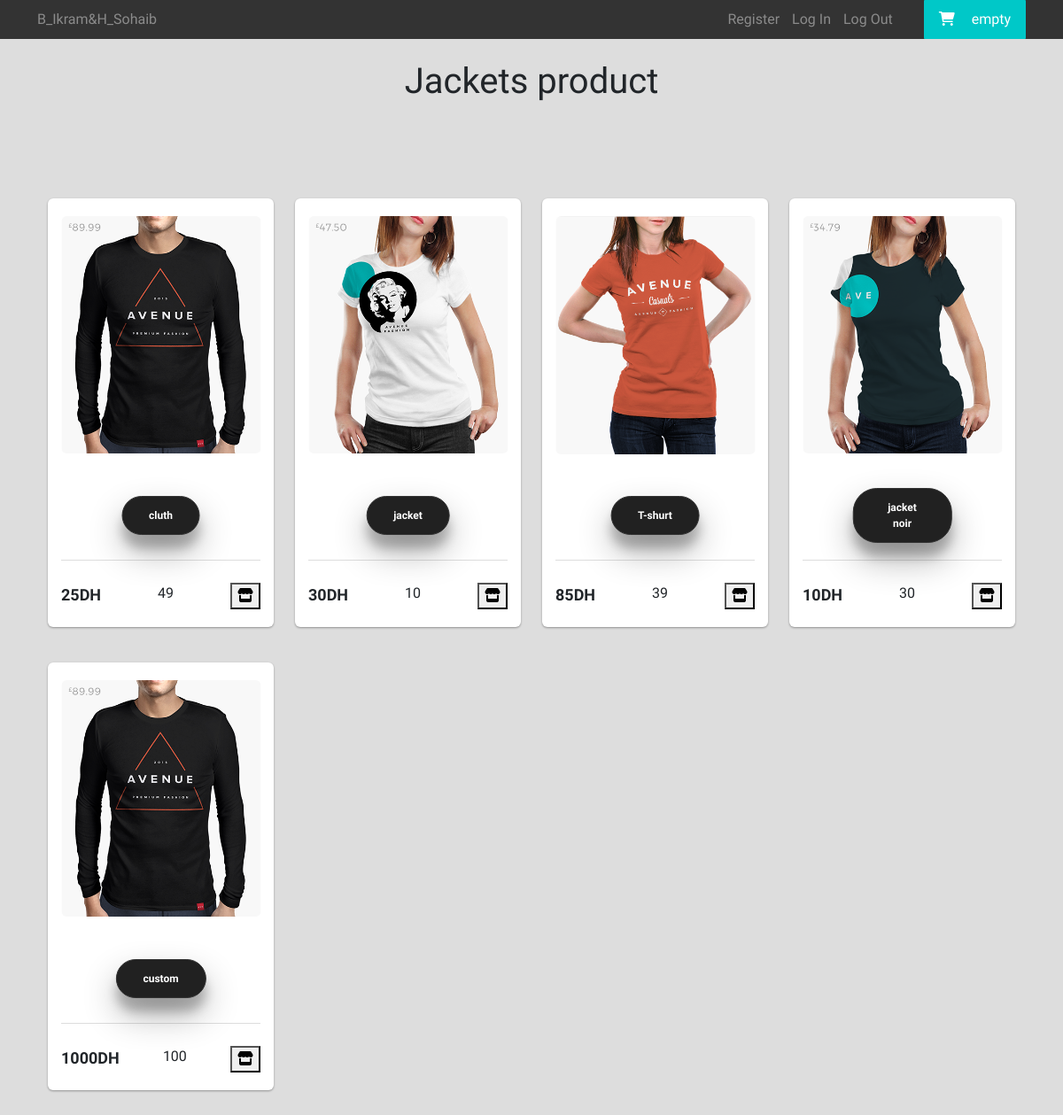
The app's page /jackets (signed in) with its own data.
### store/Models.py (models this page shows, shortened)
class Product(db.Model):
    id = db.Column(db.Integer(), primary_key=True)
    name = db.Column(db.String(30), nullable=False)
    price = db.Column(db.Integer(), nullable=False)
    clothes_type = db.Column(db.String(10), nullable=False)
    image = db.Column(db.String(50), nullable=False)
    quantity = db.Column(db.Integer(), nullable=False)

### store/views.py (the view, shortened to what this page needs)
@app.route("/jackets", methods=["POST", "GET"])
@login_required
def jackets():
    jacket = Product.query.filter_by(clothes_type='jackets').all()
    return render_template('product.html', jacket=jacket, cloth_type="Jackets")

### store/Models.py (called while the page is built)
@login_manager.user_loader
def loadUser(userID):
    return User.query.get(int(userID))

### store/templates/product.html (shortened to what this page needs)
{% extends "base.html" %}
{% block addlinks %}
<link rel="stylesheet" href="{{url_for('static' , filename ='css/product.css')}}">
{% endblock %}
{% block body %}
<div class="container text-center">
  <h1 class="mt-4">{{cloth_type}} product</h1>
  <div class="shell">
    <div class="container">
      <div class="row">
        {% for card in jacket %}
        {% set img_path = '../static/imgs/products/'+card.image %}
        <div class="col-md-3">
          <div class="wsk-cp-product">
            <div class="wsk-cp-img">
              <img src="{{img_path}}" alt="Product" class="img-responsive" />
            </div>
            <div class="wsk-cp-text">
              <div class="category">
                <span>{{card.name}}</span>
              </div>
              <div class="card-footer">
                <div class="wcf-left"><span class="price">{{ card.price }}DH</span></div>
                <form class="wcf-right" method="post">
                  <button class="buy-btn" type="submit" value="Add To" name="submit"> <i
                      class="fa-solid fa-store"></i></button>
                </form>
                <div> {{card.quantity}} </div>
              </div>
            </div>
          </div>
        </div>
        {%endfor%}
      </div>
    </div>
  </div>
  {% endblock %}

### store/templates/base.html (shortened to what this page needs)
<!DOCTYPE html>
<html lang="en">
<head>
  <link rel="stylesheet" href="{{ url_for('static' , filename='css/bootstrap.min.css') }}">
  <link rel="stylesheet" href="{{ url_for('static' , filename='css/all.min.css') }}" />
  <link rel="stylesheet" href="{{ url_for('static' , filename='css/base.css') }}">
  {% block addlinks %} {% endblock %}
</head>
<body>
  <nav>
    <div class="container d-flex justify-content-between align-items-center">
      <a href="{{ url_for('home') }}">B_Ikram&H_Sohaib</a>
      <div class="navLink d-flex align-items-center">
        <ul class="">
          <li><a href="{{url_for('register')}}">Register</a></li>
          <li><a href="{{url_for('login')}}">Log In</a></li>
          <li><a href="{{url_for('logout')}}">Log Out</a></li>
        </ul>
        <button class="">
          <i class="fa-solid fa-cart-shopping"></i>
          empty </button>
      </div>
    </div>
  </nav>
  {% block body %}
  {% endblock %}
</body>
</html>

### store/static/css/base.css (style rules this page uses)
body { font-family: 'Montserrat', sans-serif; }
:root { --mainColor: #333; --secondColor: #00c8c8; --textColor: #8b8b8b; }
li, ul { list-style: none; margin: 0; padding: 0; }
nav { background-color: var(--mainColor); }
nav .container a { color: var(--textColor); text-decoration: none; }
nav .navLink ul { margin: 0; }
nav .navLink ul li { display: inline; padding: 5px; cursor: pointer; }
nav .navLink button { border-radius: 0; background-color: var(--secondColor); color: white; margin-left: 30px; padding: 10px 17px; border-radius: 1px; border: 0; }
nav .navLink button i { padding-right: 15px; }
nav .navLink ul li a { text-decoration: none; color: var(--textColor); }

### store/static/css/product.css (style rules this page uses)
body { font-family: 'Muli', sans-serif; background:#ddd; }
.shell { padding:80px 0; }
.wsk-cp-product { background:#fff; padding:15px; border-radius:6px; box-shadow: 0 1px 3px rgba(0,0,0,0.12), 0 1px 2px rgba(0,0,0,0.24); position:relative; margin:20px auto; }
.wsk-cp-img { position:absolute; top:5px; left:50%; transform:translate(-50%); -webkit-transform:translate(-50%); -ms-transform:translate(-50%); -moz-transform:translate(-50%); -o-transform:translate(-50%); -khtml-transform:translate(-50%); width: 100%; padding: 15px; transition: all 0.2s ease-in-out; }
.wsk-cp-img img { width:100%; transition: all 0.2s ease-in-out; border-radius:6px; }
.wsk-cp-text { padding-top:150%; }
.wsk-cp-text .category { text-align:center; font-size:12px; font-weight:bold; padding:5px; margin-bottom:45px; position:relative; transition: all 0.2s ease-in-out; }
.wsk-cp-text .category > * { position:absolute; top:50%; left:50%; transform: translate(-50%,-50%); -webkit-transform: translate(-50%,-50%); -moz-transform: translate(-50%,-50%); -ms-transform: translate(-50%,-50%); -o-transform: translate(-50%,-50%); -khtml-transform: translate(-50%,-50%); }
.wsk-cp-text .category > span { padding: 12px 30px; border: 1px solid #313131; background:#212121; color:#fff; box-shadow: 0 19px 38px rgba(0,0,0,0.30), 0 15px 12px rgba(0,0,0,0.22); border-radius:27px; transition: all 0.05s ease-in-out; }
.card-footer { padding: 25px 0 5px; border-top: 1px solid #ddd; }
.card-footer:after, .card-footer:before { content:''; display:table; }
.card-footer:after { clear:both; }
.card-footer .wcf-left { float:left; }
.card-footer .wcf-right { float:right; }
.price { font-size:18px; font-weight:bold; }

### records on screen
Product: name "cluth", price "25", quantity "49"
Product: shows a picture, name "jacket", price "30", quantity "10"
Product: shows a picture, name "T-shurt", price "85", quantity "39"
Product: shows a picture, name "jacket noir", price "10", quantity "30"
Product: name "custom", price "1000", quantity "100"

### other values on screen
{{ cloth_type }} "Jackets"
